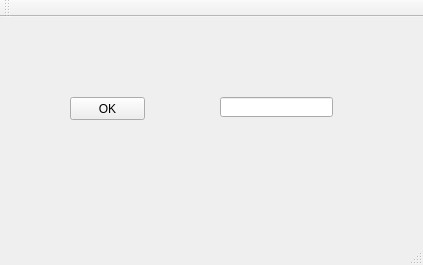
<?xml version="1.0" encoding="UTF-8"?>
<ui version="4.0">
 <class>QtProgramWin</class>
 <widget class="QMainWindow" name="QtProgramWin">
  <property name="geometry">
   <rect>
    <x>0</x>
    <y>0</y>
    <width>423</width>
    <height>265</height>
   </rect>
  </property>
  <property name="windowTitle">
   <string>QtProgramWin</string>
  </property>
  <widget class="QWidget" name="centralWidget">
   <widget class="QPushButton" name="pushButton">
    <property name="geometry">
     <rect>
      <x>70</x>
      <y>80</y>
      <width>75</width>
      <height>23</height>
     </rect>
    </property>
    <property name="text">
     <string>OK</string>
    </property>
   </widget>
   <widget class="QLineEdit" name="lineEdit">
    <property name="geometry">
     <rect>
      <x>220</x>
      <y>80</y>
      <width>113</width>
      <height>20</height>
     </rect>
    </property>
   </widget>
  </widget>
  <widget class="QMenuBar" name="menuBar">
   <property name="geometry">
    <rect>
     <x>0</x>
     <y>0</y>
     <width>423</width>
     <height>21</height>
    </rect>
   </property>
  </widget>
  <widget class="QToolBar" name="mainToolBar">
   <attribute name="toolBarArea">
    <enum>TopToolBarArea</enum>
   </attribute>
   <attribute name="toolBarBreak">
    <bool>false</bool>
   </attribute>
  </widget>
  <widget class="QStatusBar" name="statusBar"/>
 </widget>
 <layoutdefault spacing="6" margin="11"/>
 <resources/>
 <connections/>
</ui>
